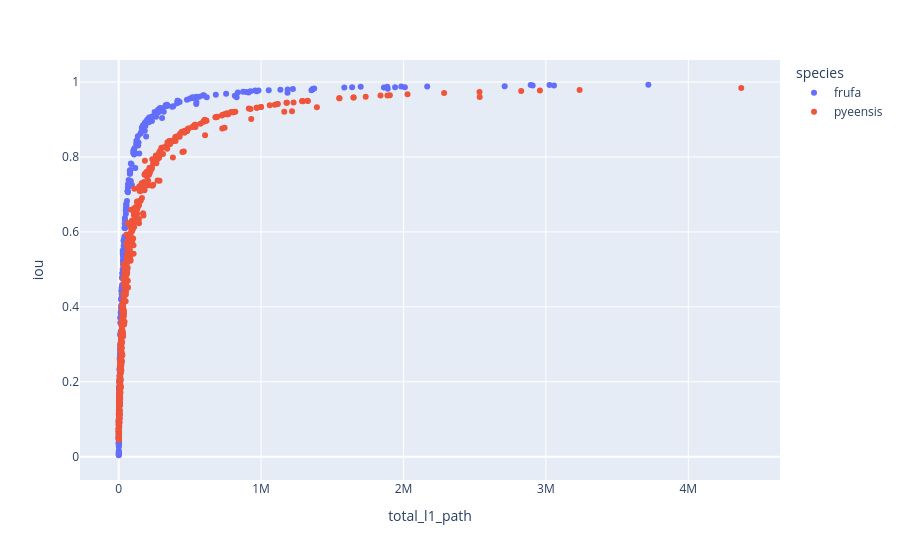

The code cell stored with this chart in its notebook:
### Code cell
px.scatter(df_res, x='total_l1_path', y='iou', color='species')

### Figure 1 — Plotly figure (JSON) as saved in the notebook; plotly's stock layout.template omitted (floating-point values rounded to 4 significant figures; data arrays with more than 128 entries replaced by an {"elided": "..."} marker saying what was removed)
{"data": [{"hovertemplate": "species=frufa<br>total_l1_path=%{x}<br>iou=%{y}<extra></extra>", "legendgroup": "frufa", "marker": {"color": "#636efa", "symbol": "circle"}, "mode": "markers", "name": "frufa", "orientation": "v", "showlegend": true, "type": "scatter", "x": {"elided": "296 float values"}, "xaxis": "x", "y": {"elided": "296 float values"}, "yaxis": "y"}, {"hovertemplate": "species=pyeensis<br>total_l1_path=%{x}<br>iou=%{y}<extra></extra>", "legendgroup": "pyeensis", "marker": {"color": "#EF553B", "symbol": "circle"}, "mode": "markers", "name": "pyeensis", "orientation": "v", "showlegend": true, "type": "scatter", "x": {"elided": "619 float values"}, "xaxis": "x", "y": {"elided": "619 float values"}, "yaxis": "y"}], "layout": {"legend": {"title": {"text": "species"}, "tracegroupgap": 0}, "margin": {"t": 60}, "xaxis": {"anchor": "y", "domain": [0, 1], "title": {"text": "total_l1_path"}}, "yaxis": {"anchor": "x", "domain": [0, 1], "title": {"text": "iou"}}}}
